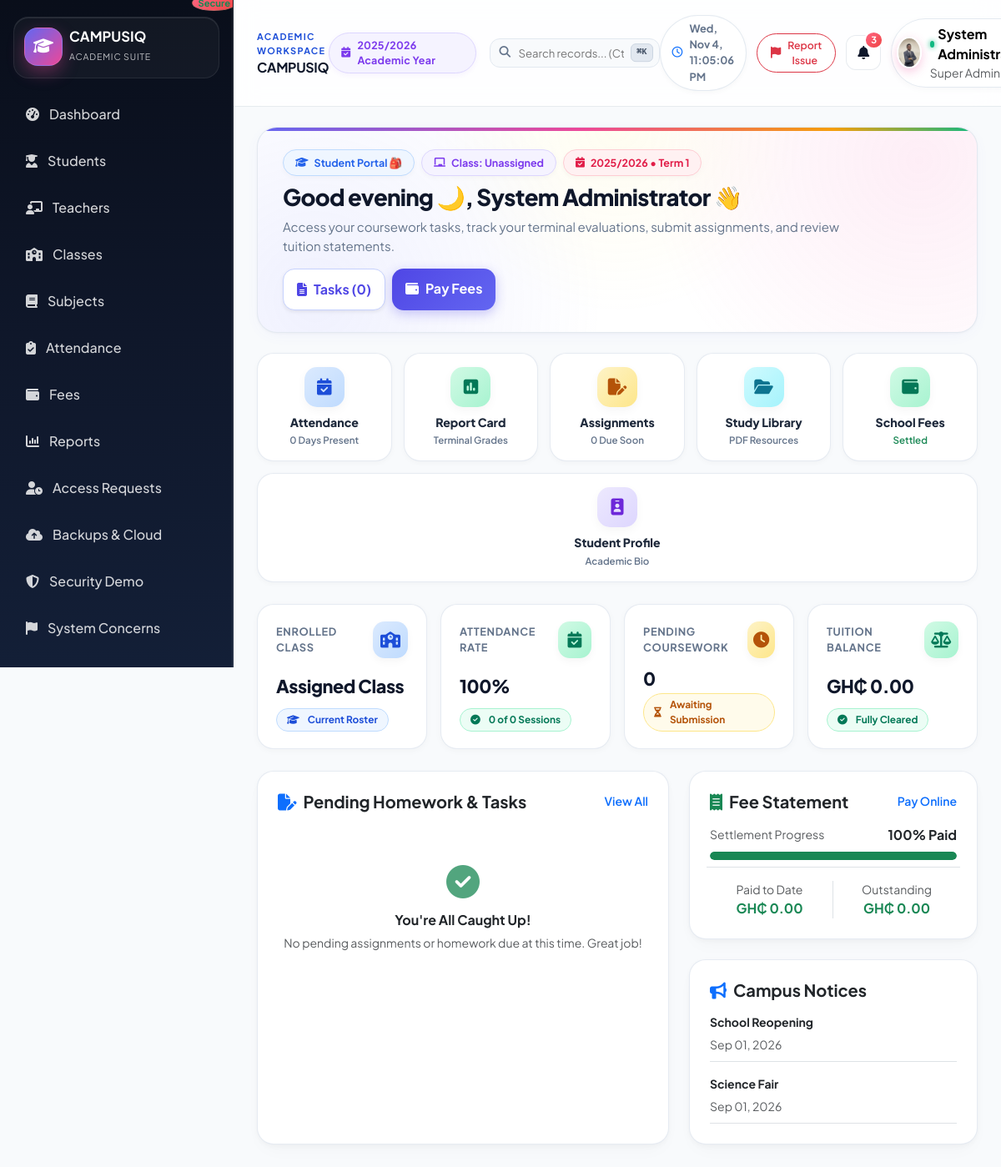
/student/index.php (signed in), run on the app's committed database.
### tables this page shows
CREATE TABLE `school_settings` (
  `id` int(11) NOT NULL AUTO_INCREMENT,
  `school_name` varchar(200) NOT NULL,
  `motto` varchar(255) DEFAULT 'Excellence Through Education',
  `school_logo` varchar(255) DEFAULT NULL,
  `primary_color` varchar(30) DEFAULT '#1d4ed8',
  `address` text DEFAULT NULL,
  `phone` varchar(30) DEFAULT NULL,
  `email` varchar(150) DEFAULT NULL,
  `website` varchar(200) DEFAULT NULL,
  `currency` varchar(10) NOT NULL DEFAULT 'GH???',
  `academic_year_id` int(11) DEFAULT NULL,
  `term_id` int(11) DEFAULT NULL,
  `grading_system` text DEFAULT NULL,
  `paystack_public_key` varchar(255) DEFAULT NULL,
  `paystack_secret_key` varchar(255) DEFAULT NULL,
  `paystack_test_mode` tinyint(1) NOT NULL DEFAULT 1,
  `created_at` timestamp NOT NULL DEFAULT current_timestamp(),
  `updated_at` timestamp NOT NULL DEFAULT current_timestamp() ON UPDATE current_timestamp(),
  PRIMARY KEY (`id`),
  KEY `academic_year_id` (`academic_year_id`),
  KEY `term_id` (`term_id`),
  CONSTRAINT `school_settings_ibfk_1` FOREIGN KEY (`academic_year_id`) REFERENCES `academic_years` (`id`) ON DELETE SET NULL,
  CONSTRAINT `school_settings_ibfk_2` FOREIGN KEY (`term_id`) REFERENCES `terms` (`id`) ON DELETE SET NULL
);

CREATE TABLE `academic_years` (
  `id` int(11) NOT NULL AUTO_INCREMENT,
  `name` varchar(100) NOT NULL,
  `start_date` date NOT NULL,
  `end_date` date NOT NULL,
  `is_current` tinyint(1) DEFAULT 0,
  `created_at` timestamp NOT NULL DEFAULT current_timestamp(),
  `updated_at` timestamp NOT NULL DEFAULT current_timestamp() ON UPDATE current_timestamp(),
  PRIMARY KEY (`id`)
);

CREATE TABLE `terms` (
  `id` int(11) NOT NULL AUTO_INCREMENT,
  `academic_year_id` int(11) NOT NULL,
  `name` varchar(50) NOT NULL,
  `start_date` date NOT NULL,
  `end_date` date NOT NULL,
  `is_current` tinyint(1) DEFAULT 0,
  `created_at` timestamp NOT NULL DEFAULT current_timestamp(),
  `updated_at` timestamp NOT NULL DEFAULT current_timestamp() ON UPDATE current_timestamp(),
  PRIMARY KEY (`id`),
  KEY `idx_terms_year` (`academic_year_id`),
  CONSTRAINT `terms_ibfk_1` FOREIGN KEY (`academic_year_id`) REFERENCES `academic_years` (`id`) ON DELETE CASCADE
);

CREATE TABLE `announcements` (
  `id` int(11) NOT NULL AUTO_INCREMENT,
  `title` varchar(200) NOT NULL,
  `message` text NOT NULL,
  `author_id` int(11) NOT NULL,
  `audience` enum('all','teachers','students','parents','admins') NOT NULL DEFAULT 'all',
  `status` enum('draft','published','archived') NOT NULL DEFAULT 'draft',
  `created_at` timestamp NOT NULL DEFAULT current_timestamp(),
  `updated_at` timestamp NOT NULL DEFAULT current_timestamp() ON UPDATE current_timestamp(),
  PRIMARY KEY (`id`),
  KEY `author_id` (`author_id`),
  KEY `idx_announcements_status` (`status`),
  CONSTRAINT `announcements_ibfk_1` FOREIGN KEY (`author_id`) REFERENCES `users` (`id`) ON DELETE CASCADE
);

### student/index.php (the view, shortened to what the rows shown need)
<?php
require_once __DIR__ . '/../config/app.php';
require_once __DIR__ . '/../includes/auth.php';
$db = getDb();
$user = currentUser();
$settings = getSchoolSettings();
$currency = $settings['currency'] ?? 'GH₵';
$stmt = $db->prepare('SELECT s.*, c.name as class_name FROM students s LEFT JOIN classes c ON c.id = s.class_id WHERE s.user_id = :user_id LIMIT 1');
$stmt->execute(['user_id' => $user['id']]);
$student = $stmt->fetch();
$studentId = (int)($student['id'] ?? 0);
$academicYear = $db->query('SELECT name FROM academic_years WHERE is_current = 1 LIMIT 1')->fetchColumn() ?: '2026/2027';
$term = $db->query('SELECT name FROM terms WHERE is_current = 1 LIMIT 1')->fetchColumn() ?: 'Term 1';
$hour = (int) date('H');
if ($hour < 12) {
    $greeting = 'Good morning ☀️';
} elseif ($hour < 17) {
    $greeting = 'Good afternoon 🌤️';
} else {
    $greeting = 'Good evening 🌙';
}
$totBilled = (float)$db->query("SELECT COALESCE(SUM(amount), 0) FROM fees WHERE student_id = $studentId")->fetchColumn();
$totPaid = (float)$db->query("SELECT COALESCE(SUM(amount), 0) FROM payments WHERE student_id = $studentId")->fetchColumn();
$balanceDue = max(0, $totBilled - $totPaid);
$announcements = $db->query("SELECT * FROM announcements WHERE status = 'published' AND audience IN ('all', 'students') ORDER BY created_at DESC LIMIT 3")->fetchAll();
require_once __DIR__ . '/../includes/header.php';
?>
<div class="dash-hero">
    <div class="d-flex flex-wrap justify-content-between align-items-center gap-3">
        <div>
            <div class="d-flex align-items-center gap-2 mb-2 flex-wrap">
                <span class="dash-chip primary">
                    <i class="fa-solid fa-graduation-cap"></i> Student Portal 🎒
                </span>
                <span class="dash-chip purple">
                    <i class="fa-solid fa-chalkboard"></i> Class: <?php echo e($student['class_name'] ?? 'Unassigned'); ?>
                </span>
                <span class="dash-chip rose">
                    <i class="fa-solid fa-calendar-check"></i> <?php echo e($academicYear); ?> • <?php echo e($term); ?>
                </span>
            </div>
            <h1 class="dash-hero-title"><?php echo $greeting; ?>, <?php echo e($user['name']); ?> <span class="wave-emoji">👋</span></h1>
        </div>
    </div>
</div>
<div class="kpi-row kpi-grid-4">
    <div class="kpi-card-v2">
        <div class="kpi-header">
            <span class="kpi-lbl mb-0">Tuition Balance</span>
            <div class="kpi-icon-wrap <?php echo $balanceDue > 0 ? 'bg-soft-rose' : 'bg-soft-emerald'; ?>">
            </div>
        </div>
        <div class="kpi-val" title="<?php echo $currency; ?> <?php echo number_format($balanceDue, 2); ?>">
            <?php echo $currency; ?> <?php echo number_format($balanceDue, 2); ?>
        </div>
        <?php if ($balanceDue > 0): ?>
            <span class="kpi-badge badge-soft-rose"><i class="fa-solid fa-circle-exclamation me-1"></i>Payment Due</span>
        <?php else: ?>
            <span class="kpi-badge badge-soft-emerald"><i class="fa-solid fa-circle-check me-1"></i>Fully Cleared</span>
        <?php endif; ?>
    </div>
</div>
<div class="row g-4">
    <div class="col-lg-5">
        <div class="card border-0 shadow-sm rounded-4 p-4 mb-4">
            <div class="row g-2 text-center pt-2 border-top">
                <div class="col-6 border-end">
                    <small class="text-muted d-block">Paid to Date</small>
                    <strong class="text-success"><?php echo $currency; ?> <?php echo number_format($totPaid, 2); ?></strong>
                </div>
                <div class="col-6">
                    <small class="text-muted d-block">Outstanding</small>
                    <strong class="<?php echo $balanceDue > 0 ? 'text-danger' : 'text-success'; ?>"><?php echo $currency; ?> <?php echo number_format($balanceDue, 2); ?></strong>
                </div>
            </div>
        </div>
        <div class="card border-0 shadow-sm rounded-4 p-4">
            <?php if (empty($announcements)): ?>
                <div class="text-center py-4 text-muted">
                    <i class="fa-solid fa-bell-slash fs-2 opacity-50 mb-2 d-block"></i>
                    No new announcements.
                </div>
            <?php else: ?>
                <div class="d-grid gap-3">
                    <?php foreach ($announcements as $ann): ?>
                        <div class="border-bottom pb-2">
                            <strong class="text-dark d-block small mb-1"><?php echo e($ann['title']); ?></strong>
                            <small class="text-muted"><?php echo date('M d, Y', strtotime($ann['created_at'])); ?></small>
                        </div>
                    <?php endforeach; ?>
                </div>
            <?php endif; ?>
        </div>
    </div>
</div>
<?php require_once __DIR__ . '/../includes/footer.php'; ?>

### includes/header.php (shortened to what the rows shown need)
<?php
require_once __DIR__ . '/../config/app.php';
require_once __DIR__ . '/../includes/auth.php';
$baseUrl = baseUrl();
$settings = getSchoolSettings();
$user = currentUser();
$role = $user['role'] ?? 'guest';
function navItems(string $role, string $baseUrl): array
{
    return $items[$role] ?? $items['student'];
}
?><!DOCTYPE html>
<html lang="en">
<head>
    <link href="https://cdn.jsdelivr.net/npm/bootstrap@5.3.3/dist/css/bootstrap.min.css" rel="stylesheet">
    <link rel="stylesheet" href="https://cdnjs.cloudflare.com/ajax/libs/font-awesome/6.5.2/css/all.min.css">
    <link rel="stylesheet" href="<?php echo $baseUrl ? $baseUrl : ''; ?>/assets/css/style.css?v=<?php echo filemtime(__DIR__ . '/../assets/css/style.css'); ?>">
</head>
<body>
<?php if (isLoggedIn()):
    $currentUri = $_SERVER['REQUEST_URI'] ?? '';
?>
<div class="app-shell">
    <aside class="sidebar offcanvas-lg offcanvas-start" id="sidebarNav" tabindex="-1" aria-labelledby="sidebarNavLabel">
        <div class="brand-box d-flex align-items-center justify-content-between">
            <div class="d-flex align-items-center gap-2 min-w-0">
                <div class="brand-mark flex-shrink-0"><i class="fa-solid fa-graduation-cap"></i></div>
                <div class="brand-copy min-w-0">
                    <div class="brand-name text-truncate" id="sidebarNavLabel"><?php echo e($settings['school_name']); ?></div>
                    <small class="brand-tag">Academic Suite</small>
                </div>
            </div>
        </div>
        <nav class="nav-menu">
            <?php foreach (navItems($role, $baseUrl) as $item):
                $isActive = (parse_url($item['url'], PHP_URL_PATH) === parse_url($currentUri, PHP_URL_PATH));
            ?>
                <a href="<?php echo $item['url']; ?>" class="nav-item <?php echo $isActive ? 'active' : ''; ?>">
                    <i class="fa-solid <?php echo $item['icon']; ?>"></i>
                    <span><?php echo e($item['label']); ?></span>
                </a>
            <?php endforeach; ?>
        </nav>
        <div class="sidebar-footer">
            <div class="mb-2 px-2 d-flex align-items-center justify-content-between">
                <span class="badge bg-success bg-opacity-25 text-success border border-success border-opacity-25">Secure</span>
            </div>
        </div>
    </aside>
    <div class="main-panel">
        <nav class="topbar">
            <div class="d-flex align-items-center gap-2 min-w-0">
                <div class="min-w-0">
                    <div class="workspace-kicker d-none d-sm-block">Academic Workspace</div>
                    <h4 class="page-title mb-0 text-truncate fs-6 fw-bold"><?php echo e($settings['school_name']); ?></h4>
                </div>
            </div>
            <div class="d-none d-lg-flex align-items-center gap-3">
                <span class="session-badge">
                    <i class="fa-solid fa-calendar-check me-2"></i>2025/2026 Academic Year
                </span>
                <div class="search-box">
                    <input type="text" id="globalSearch" placeholder="Search records... (Ctrl + K)">
                    <span class="search-kbd">⌘K</span>
                </div>
            </div>
            <div class="topbar-actions">
                <div class="live-clock d-none d-md-inline-flex">
                    <i class="fa-regular fa-clock text-primary"></i>
                    <span id="headerLiveClock"></span>
                </div>
                <button class="btn btn-sm btn-outline-danger d-inline-flex align-items-center gap-2 rounded-pill px-3 py-1 shadow-xs bg-white border-opacity-75" type="button" data-bs-toggle="modal" data-bs-target="#reportSystemConcernModal" title="Report System Concern / Suggestion">
                    <i class="fa-solid fa-flag text-danger"></i>
                    <span class="d-none d-md-inline small fw-semibold text-danger">Report Issue</span>
                </button>
                <div class="dropdown">
                    <button class="icon-button" type="button" data-bs-toggle="dropdown" aria-expanded="false" title="Notifications">
                        <i class="fa-solid fa-bell"></i>
                        <span class="badge">3</span>
                    </button>
                </div>
                <div class="dropdown">
                    <button class="profile-pill border-0 text-start bg-white" type="button" data-bs-toggle="dropdown" aria-expanded="false" title="Account Menu">
                        <?php
                            $hdrPhoto = $user['photo'] ?? null;
                            $hasHdrPhoto = !empty($hdrPhoto) && file_exists(__DIR__ . '/../' . ltrim($hdrPhoto, '/\\'));
                        ?>
                        <?php if ($hasHdrPhoto): ?>
                            <img src="<?php echo $baseUrl . '/' . ltrim($hdrPhoto, '/\\'); ?>" alt="Avatar" class="avatar-sm rounded-circle object-fit-cover shadow-sm">
                        <?php else: ?>
                            <div class="avatar-sm">
                                <?php echo strtoupper(substr($user['name'] ?? 'U', 0, 1)); ?>
                            </div>
                        <?php endif; ?>
                        <div class="d-none d-sm-block">
                            <div class="d-flex align-items-center">
                                <span class="online-dot"></span>
                                <strong><?php echo e($user['name'] ?? 'User'); ?></strong>
                            </div>
                            <small class="text-muted"><?php echo e(userRoleLabel($role)); ?></small>
                        </div>
                    </button>
                </div>
            </div>
        </nav>
        <main class="content-area">
<?php else: ?>
<div class="auth-page">
<?php endif; ?>

### data on the page
school_settings: school_name "CAMPUSIQ", currency "GH₵"
academic_years: name "2025/2026"
terms: name "Term 1"
announcements: title "School Reopening", created_at "Sep 01, 2026"
announcements: title "Science Fair", created_at "Sep 01, 2026"

### other printed values
$item['label'] "Dashboard"
$item['label'] "Students"
$item['label'] "Teachers"
$item['label'] "Classes"
$item['label'] "Subjects"
$item['label'] "Attendance"
$item['label'] "Fees"
$item['label'] "Reports"
$item['label'] "Access Requests"
$item['label'] "Backups & Cloud"
$item['label'] "Security Demo"
$item['label'] "System Concerns"
$user['name'] "System…"
userRoleLabel($role) "Super Admin"
$student['class_name'] "Unassigned"
